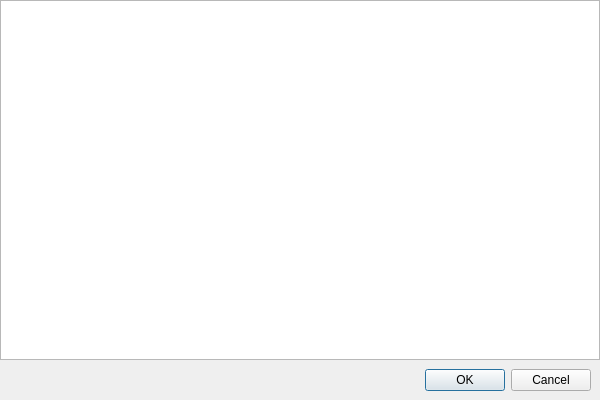
<?xml version="1.0" encoding="UTF-8"?>
<ui version="4.0">
 <class>SelectChampDialog</class>
 <widget class="QDialog" name="SelectChampDialog">
  <property name="geometry">
   <rect>
    <x>0</x>
    <y>0</y>
    <width>600</width>
    <height>400</height>
   </rect>
  </property>
  <property name="windowTitle">
   <string>Select championship</string>
  </property>
  <layout class="QVBoxLayout">
   <property name="spacing">
    <number>0</number>
   </property>
   <property name="leftMargin">
    <number>0</number>
   </property>
   <property name="topMargin">
    <number>0</number>
   </property>
   <property name="rightMargin">
    <number>0</number>
   </property>
   <property name="bottomMargin">
    <number>0</number>
   </property>
   <item>
    <widget class="QTableView" name="view">
     <property name="alternatingRowColors">
      <bool>true</bool>
     </property>
     <property name="selectionMode">
      <enum>QAbstractItemView::SelectionMode::SingleSelection</enum>
     </property>
     <property name="selectionBehavior">
      <enum>QAbstractItemView::SelectionBehavior::SelectRows</enum>
     </property>
     <attribute name="horizontalHeaderStretchLastSection">
      <bool>true</bool>
     </attribute>
     <attribute name="verticalHeaderVisible">
      <bool>false</bool>
     </attribute>
    </widget>
   </item>
   <item>
    <layout class="QHBoxLayout" name="_2">
     <property name="leftMargin">
      <number>9</number>
     </property>
     <property name="topMargin">
      <number>9</number>
     </property>
     <property name="rightMargin">
      <number>9</number>
     </property>
     <property name="bottomMargin">
      <number>9</number>
     </property>
     <item>
      <widget class="QDialogButtonBox" name="buttons">
       <property name="standardButtons">
        <set>QDialogButtonBox::StandardButton::Cancel|QDialogButtonBox::StandardButton::Ok</set>
       </property>
      </widget>
     </item>
    </layout>
   </item>
  </layout>
  <action name="actionSelect">
   <property name="text">
    <string>Select</string>
   </property>
   <property name="shortcut">
    <string>Ctrl+Return</string>
   </property>
   <property name="menuRole">
    <enum>QAction::MenuRole::NoRole</enum>
   </property>
  </action>
  <action name="actionDiscard">
   <property name="text">
    <string>Discard</string>
   </property>
   <property name="shortcut">
    <string>Shift+Esc</string>
   </property>
   <property name="menuRole">
    <enum>QAction::MenuRole::NoRole</enum>
   </property>
  </action>
 </widget>
 <layoutdefault spacing="6" margin="11"/>
 <resources/>
 <connections>
  <connection>
   <sender>buttons</sender>
   <signal>accepted()</signal>
   <receiver>SelectChampDialog</receiver>
   <slot>accept()</slot>
   <hints>
    <hint type="sourcelabel">
     <x>299</x>
     <y>378</y>
    </hint>
    <hint type="destinationlabel">
     <x>299</x>
     <y>199</y>
    </hint>
   </hints>
  </connection>
  <connection>
   <sender>buttons</sender>
   <signal>rejected()</signal>
   <receiver>SelectChampDialog</receiver>
   <slot>reject()</slot>
   <hints>
    <hint type="sourcelabel">
     <x>299</x>
     <y>378</y>
    </hint>
    <hint type="destinationlabel">
     <x>299</x>
     <y>199</y>
    </hint>
   </hints>
  </connection>
  <connection>
   <sender>actionSelect</sender>
   <signal>triggered()</signal>
   <receiver>SelectChampDialog</receiver>
   <slot>accept()</slot>
   <hints>
    <hint type="sourcelabel">
     <x>-1</x>
     <y>-1</y>
    </hint>
    <hint type="destinationlabel">
     <x>299</x>
     <y>199</y>
    </hint>
   </hints>
  </connection>
  <connection>
   <sender>actionDiscard</sender>
   <signal>triggered()</signal>
   <receiver>SelectChampDialog</receiver>
   <slot>reject()</slot>
   <hints>
    <hint type="sourcelabel">
     <x>-1</x>
     <y>-1</y>
    </hint>
    <hint type="destinationlabel">
     <x>299</x>
     <y>199</y>
    </hint>
   </hints>
  </connection>
 </connections>
</ui>
